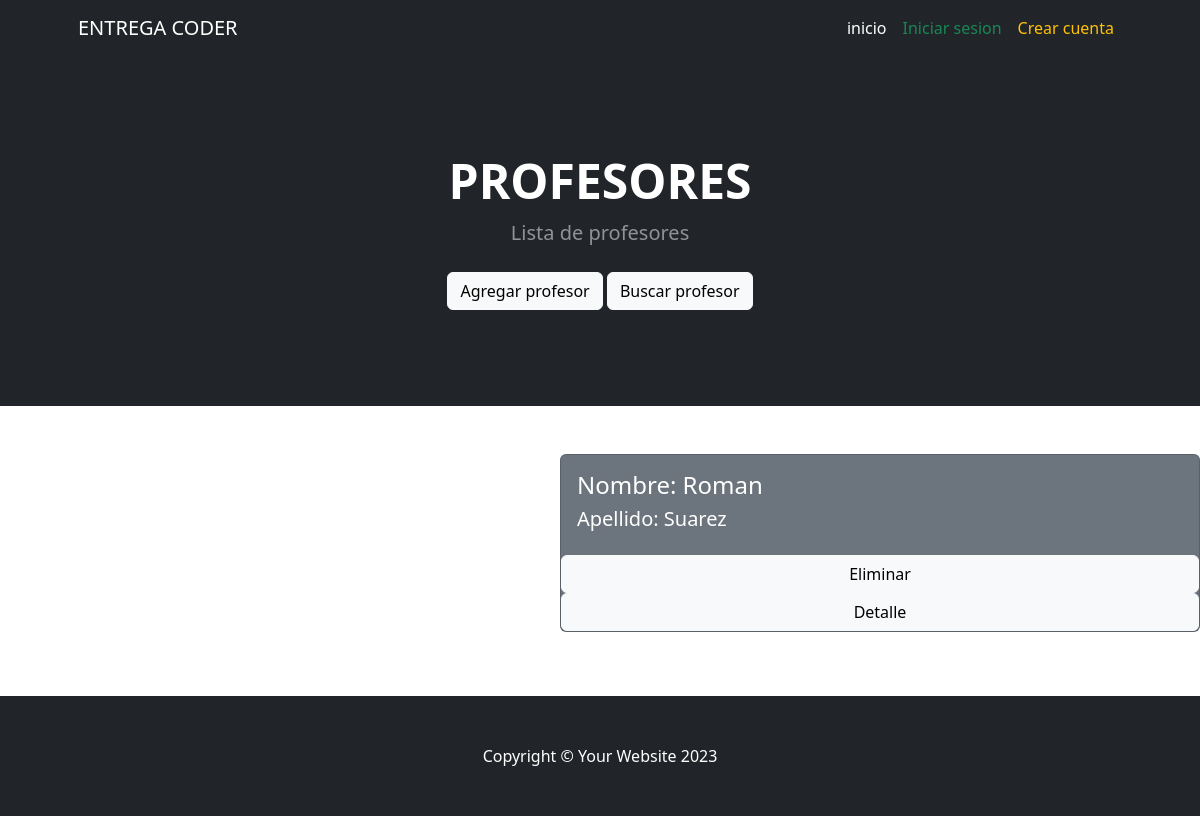
Page /mostrar_profesores/ on the earlier database version.
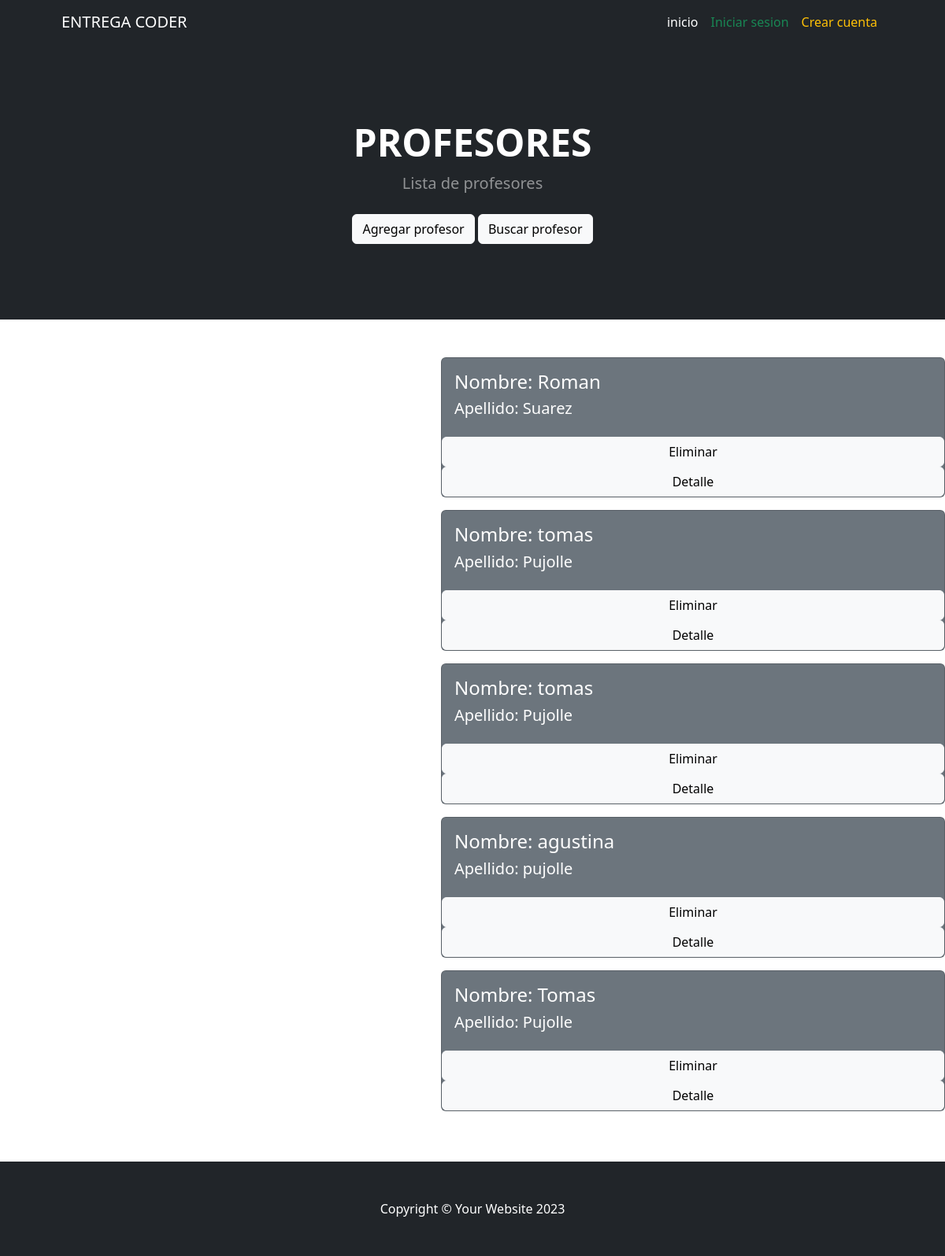
Same page on the later database version.
### AppEntrega/models.py (models this page shows, shortened)
class Profesor(models.Model):
    nombre = models.CharField(max_length=20)
    apellido = models.CharField(max_length=20)
    materia = models.CharField(max_length=20)
    email = models.EmailField()

### AppEntrega/views.py (the view)
# urls.py: path('mostrar_profesores/', views.mostrar_profesores, name='mostrar_profesores'),
def mostrar_profesores(request):
    profesores = Profesor.objects.all()
    contexto= {"profesores":profesores}
    return render(request, "AppEntrega/mostrar_profesores.html",contexto)

### AppEntrega/templates/AppEntrega/mostrar_profesores.html (shortened to what this page needs)
{% extends 'AppEntrega/base.html' %}
{% load static %}
{% block header %}
        <header class="bg-dark py-5">
            <div class="container px-5">
                <div class="row gx-5 justify-content-center">
                    <div class="col-lg-6">
                        <div class="text-center my-5">
                            <h1 class="display-5 fw-bolder text-white mb-2">PROFESORES</h1>
                            <p class="lead text-white-50 mb-4">Lista de profesores</p>
                            <a href="{% url 'profesores' %}" type="button" class="btn btn-light">Agregar profesor</a>
                            <a href="{% url 'buscar_profesor' %}" type="button" class="btn btn-light">Buscar profesor</a>
                        </div>
                    </div>
                </div>
            </div>
        </header>
        {% endblock header %}
{% block main %}
{% for p in profesores %}
<div class="card text-white bg-secondary mb-3" style="width: 40rem; margin-left: 35rem;">
    <div class="card-body">
        <h4 class="card-title">Nombre: {{ p.nombre }}</h4>
        <h5 class="card-title">Apellido: {{ p.apellido }}</h5>
    </div>
    <a href="{% url 'eliminar_profesor' p.id %}" type="button" class="btn btn-light">Eliminar</a>
    <a href="{% url 'profesor_detalle' p.id %}" type="button" class="btn btn-light">Detalle</a>
  </div>
{% endfor %}
{% endblock main %}

Differences in the rows shown:
added Profesor: nombre "tomas", apellido "Pujolle"
added Profesor: nombre "tomas", apellido "Pujolle"
added Profesor: nombre "agustina", apellido "pujolle"
added Profesor: nombre "Tomas", apellido "Pujolle"
